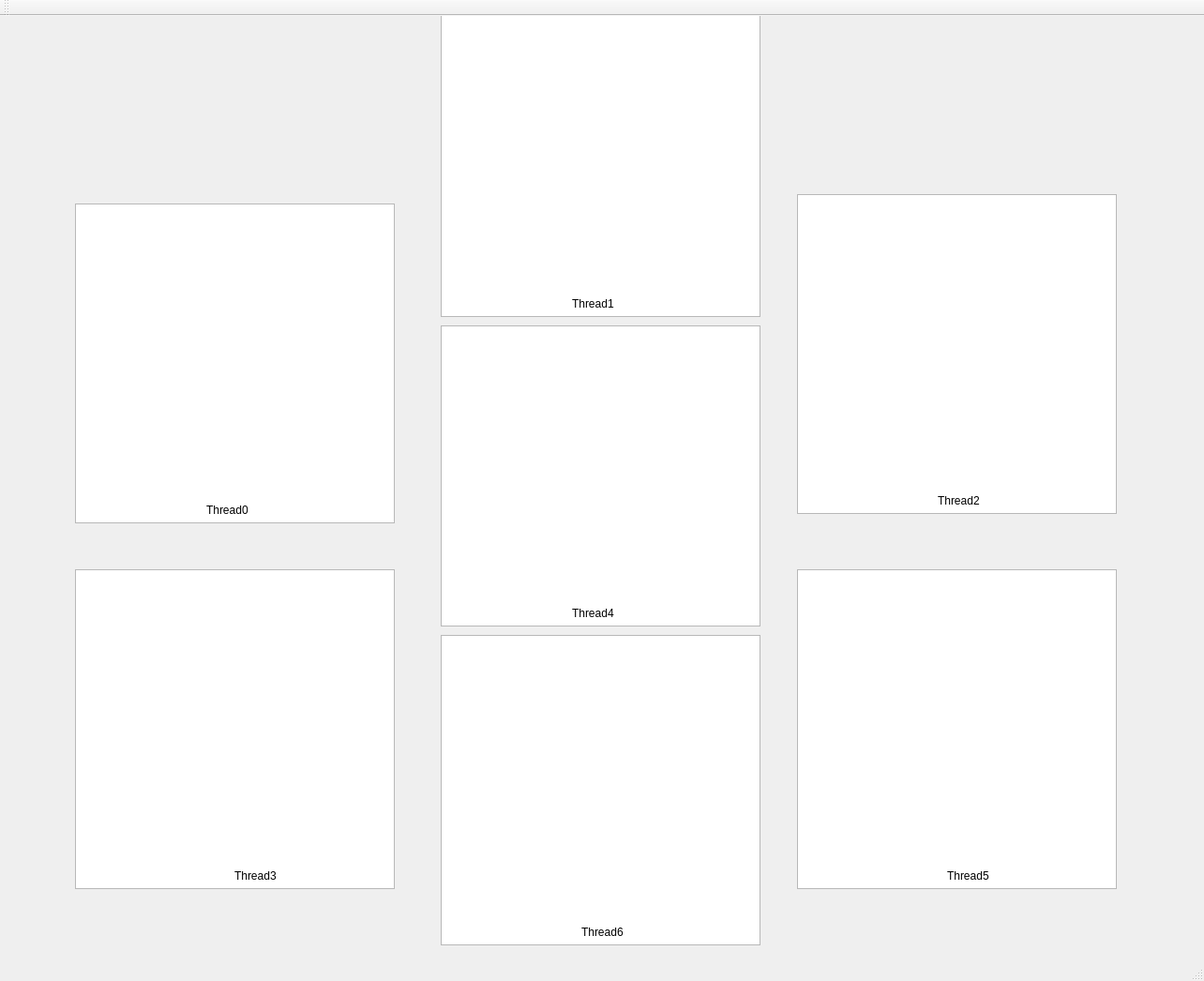
<?xml version="1.0" encoding="UTF-8"?>
<ui version="4.0">
 <class>MainWindow</class>
 <widget class="QMainWindow" name="MainWindow">
  <property name="geometry">
   <rect>
    <x>0</x>
    <y>0</y>
    <width>1284</width>
    <height>1046</height>
   </rect>
  </property>
  <property name="windowTitle">
   <string>MainWindow</string>
  </property>
  <widget class="QWidget" name="centralWidget">
   <widget class="QWidget" name="gridLayoutWidget">
    <property name="geometry">
     <rect>
      <x>100</x>
      <y>220</y>
      <width>301</width>
      <height>291</height>
     </rect>
    </property>
    <layout class="QGridLayout" name="layout"/>
   </widget>
   <widget class="QWidget" name="gridLayoutWidget_2">
    <property name="geometry">
     <rect>
      <x>490</x>
      <y>0</y>
      <width>301</width>
      <height>291</height>
     </rect>
    </property>
    <layout class="QGridLayout" name="layout_2"/>
   </widget>
   <widget class="QWidget" name="gridLayoutWidget_3">
    <property name="geometry">
     <rect>
      <x>870</x>
      <y>210</y>
      <width>301</width>
      <height>291</height>
     </rect>
    </property>
    <layout class="QGridLayout" name="layout_3"/>
   </widget>
   <widget class="QWidget" name="gridLayoutWidget_4">
    <property name="geometry">
     <rect>
      <x>100</x>
      <y>610</y>
      <width>301</width>
      <height>291</height>
     </rect>
    </property>
    <layout class="QGridLayout" name="layout_4"/>
   </widget>
   <widget class="QWidget" name="gridLayoutWidget_5">
    <property name="geometry">
     <rect>
      <x>490</x>
      <y>340</y>
      <width>301</width>
      <height>291</height>
     </rect>
    </property>
    <layout class="QGridLayout" name="layout_5"/>
   </widget>
   <widget class="QWidget" name="gridLayoutWidget_6">
    <property name="geometry">
     <rect>
      <x>870</x>
      <y>610</y>
      <width>301</width>
      <height>291</height>
     </rect>
    </property>
    <layout class="QGridLayout" name="layout_6"/>
   </widget>
   <widget class="QWidget" name="gridLayoutWidget_7">
    <property name="geometry">
     <rect>
      <x>490</x>
      <y>680</y>
      <width>301</width>
      <height>291</height>
     </rect>
    </property>
    <layout class="QGridLayout" name="layout_7"/>
   </widget>
   <widget class="QLabel" name="label">
    <property name="geometry">
     <rect>
      <x>220</x>
      <y>520</y>
      <width>47</width>
      <height>13</height>
     </rect>
    </property>
    <property name="text">
     <string>Thread0</string>
    </property>
   </widget>
   <widget class="QLabel" name="label_2">
    <property name="geometry">
     <rect>
      <x>610</x>
      <y>300</y>
      <width>47</width>
      <height>13</height>
     </rect>
    </property>
    <property name="text">
     <string>Thread1</string>
    </property>
   </widget>
   <widget class="QLabel" name="label_3">
    <property name="geometry">
     <rect>
      <x>1000</x>
      <y>510</y>
      <width>47</width>
      <height>13</height>
     </rect>
    </property>
    <property name="text">
     <string>Thread2</string>
    </property>
   </widget>
   <widget class="QLabel" name="label_4">
    <property name="geometry">
     <rect>
      <x>250</x>
      <y>910</y>
      <width>47</width>
      <height>13</height>
     </rect>
    </property>
    <property name="text">
     <string>Thread3</string>
    </property>
   </widget>
   <widget class="QLabel" name="label_5">
    <property name="geometry">
     <rect>
      <x>610</x>
      <y>630</y>
      <width>47</width>
      <height>13</height>
     </rect>
    </property>
    <property name="text">
     <string>Thread4</string>
    </property>
   </widget>
   <widget class="QLabel" name="label_6">
    <property name="geometry">
     <rect>
      <x>1010</x>
      <y>910</y>
      <width>47</width>
      <height>13</height>
     </rect>
    </property>
    <property name="text">
     <string>Thread5</string>
    </property>
   </widget>
   <widget class="QLabel" name="label_7">
    <property name="geometry">
     <rect>
      <x>620</x>
      <y>970</y>
      <width>47</width>
      <height>13</height>
     </rect>
    </property>
    <property name="text">
     <string>Thread6</string>
    </property>
   </widget>
   <widget class="QGraphicsView" name="graphicsView">
    <property name="geometry">
     <rect>
      <x>80</x>
      <y>590</y>
      <width>341</width>
      <height>341</height>
     </rect>
    </property>
   </widget>
   <widget class="QGraphicsView" name="graphicsView_2">
    <property name="geometry">
     <rect>
      <x>470</x>
      <y>660</y>
      <width>341</width>
      <height>331</height>
     </rect>
    </property>
   </widget>
   <widget class="QGraphicsView" name="graphicsView_3">
    <property name="geometry">
     <rect>
      <x>850</x>
      <y>590</y>
      <width>341</width>
      <height>341</height>
     </rect>
    </property>
   </widget>
   <widget class="QGraphicsView" name="graphicsView_4">
    <property name="geometry">
     <rect>
      <x>470</x>
      <y>330</y>
      <width>341</width>
      <height>321</height>
     </rect>
    </property>
   </widget>
   <widget class="QGraphicsView" name="graphicsView_5">
    <property name="geometry">
     <rect>
      <x>850</x>
      <y>190</y>
      <width>341</width>
      <height>341</height>
     </rect>
    </property>
   </widget>
   <widget class="QGraphicsView" name="graphicsView_6">
    <property name="geometry">
     <rect>
      <x>470</x>
      <y>-10</y>
      <width>341</width>
      <height>331</height>
     </rect>
    </property>
   </widget>
   <widget class="QGraphicsView" name="graphicsView_7">
    <property name="geometry">
     <rect>
      <x>80</x>
      <y>200</y>
      <width>341</width>
      <height>341</height>
     </rect>
    </property>
   </widget>
   <zorder>graphicsView_7</zorder>
   <zorder>graphicsView_6</zorder>
   <zorder>graphicsView_5</zorder>
   <zorder>graphicsView_4</zorder>
   <zorder>graphicsView_3</zorder>
   <zorder>graphicsView_2</zorder>
   <zorder>graphicsView</zorder>
   <zorder>gridLayoutWidget</zorder>
   <zorder>gridLayoutWidget_2</zorder>
   <zorder>gridLayoutWidget_3</zorder>
   <zorder>gridLayoutWidget_4</zorder>
   <zorder>gridLayoutWidget_5</zorder>
   <zorder>gridLayoutWidget_6</zorder>
   <zorder>gridLayoutWidget_7</zorder>
   <zorder>label</zorder>
   <zorder>label_2</zorder>
   <zorder>label_3</zorder>
   <zorder>label_4</zorder>
   <zorder>label_5</zorder>
   <zorder>label_6</zorder>
   <zorder>label_7</zorder>
  </widget>
  <widget class="QMenuBar" name="menuBar">
   <property name="geometry">
    <rect>
     <x>0</x>
     <y>0</y>
     <width>1284</width>
     <height>21</height>
    </rect>
   </property>
  </widget>
  <widget class="QToolBar" name="mainToolBar">
   <attribute name="toolBarArea">
    <enum>TopToolBarArea</enum>
   </attribute>
   <attribute name="toolBarBreak">
    <bool>false</bool>
   </attribute>
  </widget>
  <widget class="QStatusBar" name="statusBar"/>
 </widget>
 <layoutdefault spacing="6" margin="11"/>
 <resources/>
 <connections/>
</ui>
